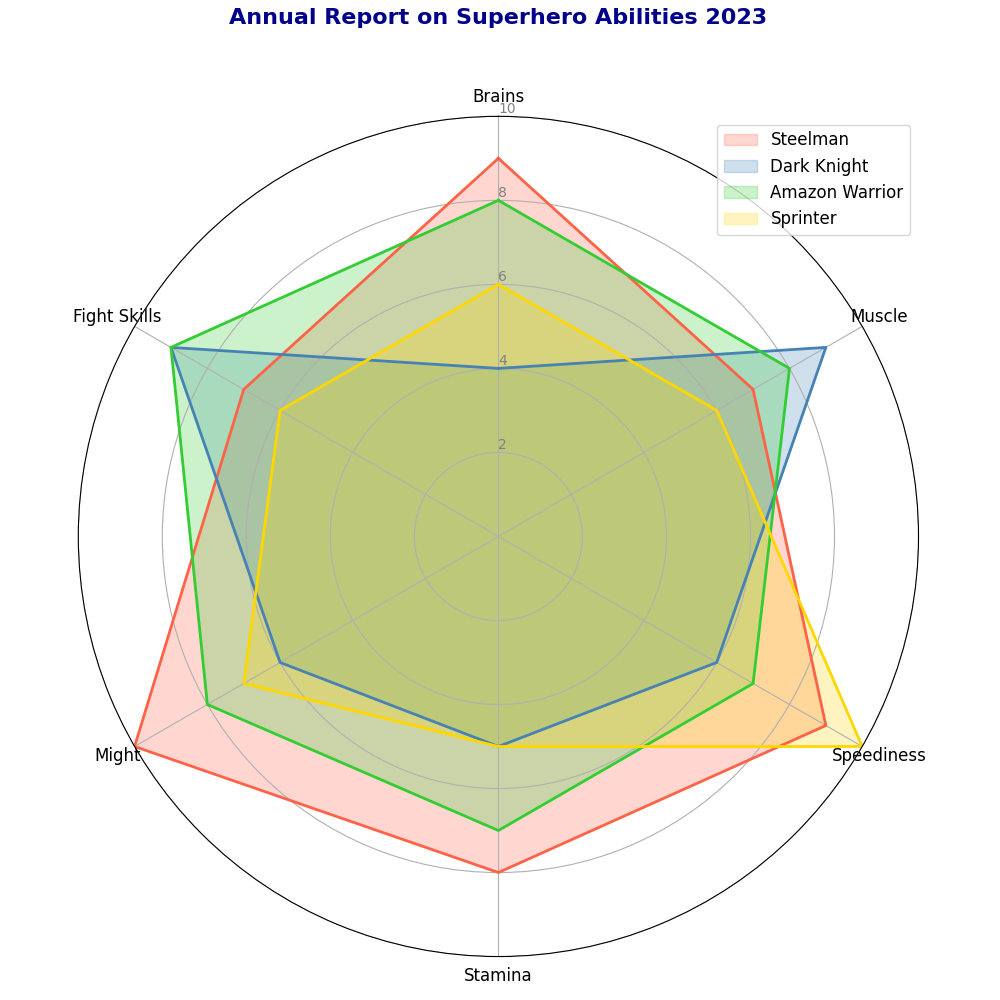

Generate this figure with Python:
import matplotlib.pyplot as plt
import numpy as np

categories = ['Brains', 'Muscle', 'Speediness', 'Stamina', 'Might', 'Fight Skills']
num_vars = len(categories)

superheroes = {
    'Steelman': [9, 7, 9, 8, 10, 7],
    'Dark Knight': [4, 9, 6, 5, 6, 9],
    'Amazon Warrior': [8, 8, 7, 7, 8, 9],
    'Sprinter': [6, 6, 10, 5, 7, 6],
}

angles = np.linspace(0, 2 * np.pi, num_vars, endpoint=False).tolist()
angles += angles[:1]

def plot_radar(data, title):
    fig, ax = plt.subplots(figsize=(10, 10), subplot_kw=dict(polar=True))
    ax.set_theta_offset(np.pi / 2)
    ax.set_theta_direction(-1)

    plt.xticks(angles[:-1], categories, fontsize=12)
    ax.set_rscale('linear')
    ax.set_rlabel_position(0)
    plt.yticks([2, 4, 6, 8, 10], ["2", "4", "6", "8", "10"], color="grey", size=10)
    plt.ylim(0, 10)

    colors = ['#FF6347', '#4682B4', '#32CD32', '#FFD700']
    
    for color, (hero, values) in zip(colors, data.items()):
        values += values[:1]
        ax.fill(angles, values, color=color, alpha=0.25, label=hero)
        ax.plot(angles, values, color=color, linewidth=2, linestyle='solid')

    plt.legend(loc='best', fontsize=12)
    plt.title(title, size=16, color='darkblue', y=1.1, weight='bold', ha='center')
    plt.tight_layout()
    plt.show()

plot_radar(superheroes, "Annual Report on Superhero Abilities 2023")
